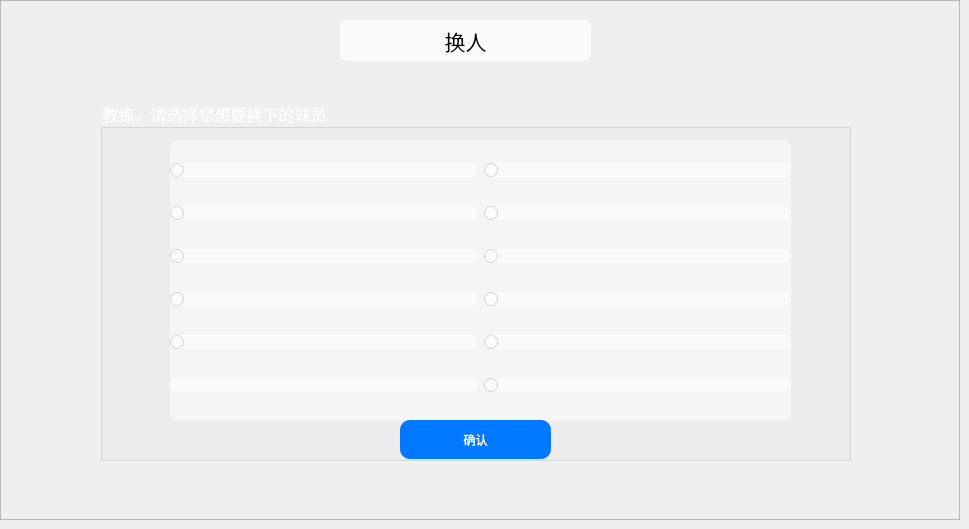
    <widget class="QWidget" name="submission">
     <widget class="QFrame" name="frame_24">
      <property name="geometry">
       <rect>
        <x>0</x>
        <y>0</y>
        <width>960</width>
        <height>520</height>
       </rect>
      </property>
      <property name="styleSheet">
       <string notr="true">#frame_24{background-image: url(:/Image/match_background.jpg);}</string>
      </property>
      <property name="frameShape">
       <enum>QFrame::StyledPanel</enum>
      </property>
      <property name="frameShadow">
       <enum>QFrame::Raised</enum>
      </property>
      <widget class="QLabel" name="label_26">
       <property name="geometry">
        <rect>
         <x>340</x>
         <y>20</y>
         <width>251</width>
         <height>41</height>
        </rect>
       </property>
       <property name="font">
        <font>
         <family>黑体</family>
         <pointsize>16</pointsize>
        </font>
       </property>
       <property name="styleSheet">
        <string notr="true">background-color: rgba(255, 255, 255,0.7);
color: rgb(0, 0, 0);
border-radius: 7px;</string>
       </property>
       <property name="text">
        <string>换人</string>
       </property>
       <property name="alignment">
        <set>Qt::AlignCenter</set>
       </property>
      </widget>
      <widget class="QGroupBox" name="groupBox_14">
       <property name="geometry">
        <rect>
         <x>100</x>
         <y>100</y>
         <width>751</width>
         <height>361</height>
        </rect>
       </property>
       <property name="font">
        <font>
         <family>黑体</family>
         <pointsize>12</pointsize>
        </font>
       </property>
       <property name="styleSheet">
        <string notr="true">color: rgb(255, 255, 255);</string>
       </property>
       <property name="title">
        <string>教练，请选择您想要换下的球员</string>
       </property>
       <widget class="QWidget" name="widget_25" native="true">
        <property name="geometry">
         <rect>
          <x>70</x>
          <y>40</y>
          <width>621</width>
          <height>281</height>
         </rect>
        </property>
        <property name="styleSheet">
         <string notr="true">background-color: rgba(255, 255, 255,0.5);
font: 12pt &quot;黑体&quot;;
color: rgb(0, 50, 255);
border-radius: 7px;</string>
        </property>
        <layout class="QGridLayout" name="gridLayout_5">
         <item row="0" column="0">
          <widget class="QRadioButton" name="radioButton_13">
           <property name="text">
            <string/>
           </property>
          </widget>
         </item>
         <item row="0" column="1">
          <widget class="QRadioButton" name="radioButton_18">
           <property name="text">
            <string/>
           </property>
          </widget>
         </item>
         <item row="1" column="0">
          <widget class="QRadioButton" name="radioButton_14">
           <property name="text">
            <string/>
           </property>
          </widget>
         </item>
         <item row="1" column="1">
          <widget class="QRadioButton" name="radioButton_19">
           <property name="text">
            <string/>
           </property>
          </widget>
         </item>
         <item row="2" column="0">
          <widget class="QRadioButton" name="radioButton_15">
           <property name="text">
            <string/>
           </property>
          </widget>
         </item>
         <item row="2" column="1">
          <widget class="QRadioButton" name="radioButton_20">
           <property name="text">
            <string/>
           </property>
          </widget>
         </item>
         <item row="3" column="0">
          <widget class="QRadioButton" name="radioButton_16">
           <property name="text">
            <string/>
           </property>
          </widget>
         </item>
         <item row="3" column="1">
          <widget class="QRadioButton" name="radioButton_21">
           <property name="text">
            <string/>
           </property>
          </widget>
         </item>
         <item row="4" column="0">
          <widget class="QRadioButton" name="radioButton_17">
           <property name="text">
            <string/>
           </property>
          </widget>
         </item>
         <item row="4" column="1">
          <widget class="QRadioButton" name="radioButton_22">
           <property name="text">
            <string/>
           </property>
          </widget>
         </item>
         <item row="5" column="0">
          <widget class="QLabel" name="label_29">
           <property name="text">
            <string/>
           </property>
          </widget>
         </item>
         <item row="5" column="1">
          <widget class="QRadioButton" name="radioButton_23">
           <property name="text">
            <string/>
           </property>
          </widget>
         </item>
        </layout>
       </widget>
       <widget class="QPushButton" name="conFirmBtn_1">
        <property name="geometry">
         <rect>
          <x>300</x>
          <y>320</y>
          <width>151</width>
          <height>39</height>
         </rect>
        </property>
        <property name="styleSheet">
         <string notr="true">QPushButton { background-color: rgb(0, 120, 255); border-radius: 10px; color: rgb(255, 255, 255); font: 12pt &quot;黑体&quot;;} QPushButton:hover { background-color: rgb(46, 231, 253); }
</string>
        </property>
        <property name="text">
         <string>确认</string>
        </property>
       </widget>
      </widget>
     </widget>
    </widget>
